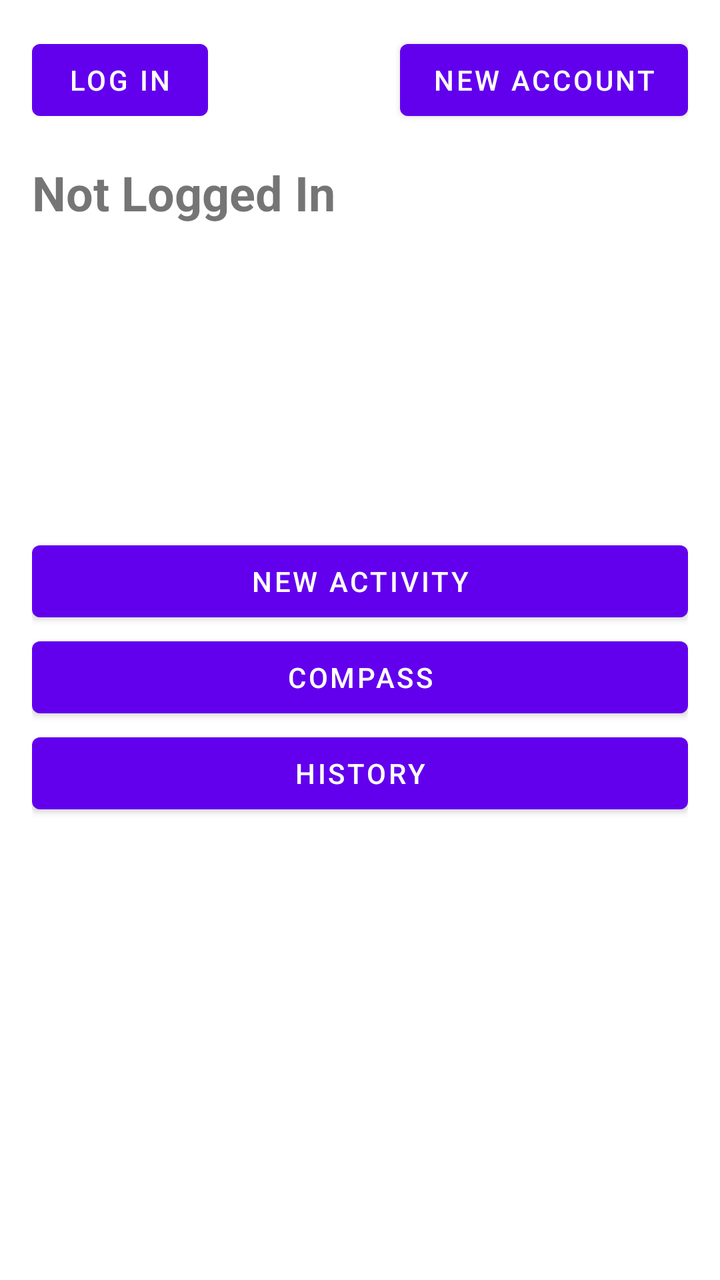
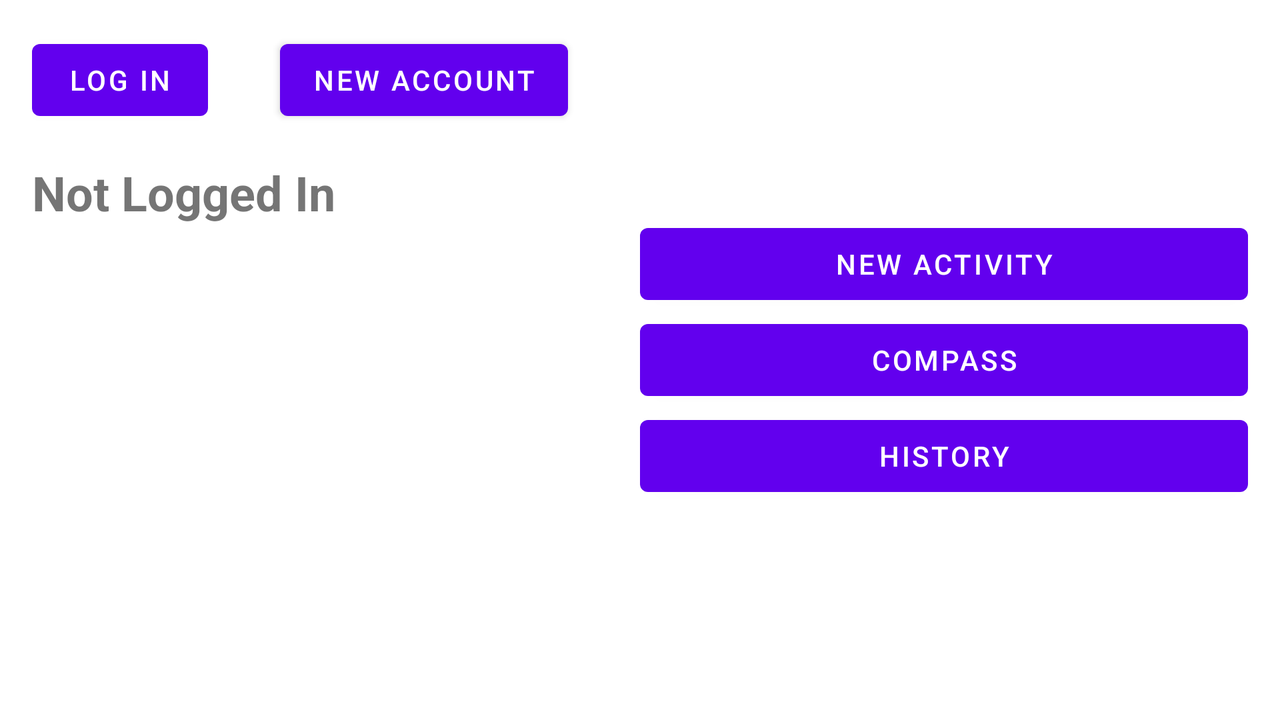

Compare how this app lays out the same screen by default and in its alternative resource folder. The renders come first, then the two layout files and the values they reference.
<!-- AndroidManifest.xml: application theme Theme.SportMap -->
<!-- res/layout/activity_main.xml -->
<?xml version="1.0" encoding="utf-8"?>
<androidx.constraintlayout.widget.ConstraintLayout xmlns:android="http://schemas.android.com/apk/res/android"
    xmlns:app="http://schemas.android.com/apk/res-auto"
    xmlns:tools="http://schemas.android.com/tools"
    android:layout_width="match_parent"
    android:layout_height="match_parent"
    android:padding="16dp"
    tools:context=".MainActivity">

    <androidx.constraintlayout.widget.ConstraintLayout
        android:id="@+id/constraintLayout2"
        android:layout_width="match_parent"
        android:layout_height="wrap_content"
        app:layout_constraintEnd_toEndOf="parent"
        app:layout_constraintStart_toStartOf="parent"
        app:layout_constraintTop_toTopOf="parent">

        <Button
            android:id="@+id/buttonLogInOut"
            android:layout_width="wrap_content"
            android:layout_height="wrap_content"
            android:onClick="buttonLogInOutOnClick"
            android:text="@string/log_in"
            app:layout_constraintStart_toStartOf="parent"
            app:layout_constraintTop_toTopOf="parent" />

        <Button
            android:id="@+id/buttonNewAccount"
            android:layout_width="wrap_content"
            android:layout_height="wrap_content"
            android:onClick="buttonNewAccountOnClick"
            android:text="@string/new_account"
            app:layout_constraintEnd_toEndOf="parent"
            app:layout_constraintTop_toTopOf="parent" />

        <TextView
            android:id="@+id/textViewWelcome"
            android:layout_width="wrap_content"
            android:layout_height="wrap_content"
            android:layout_marginTop="16dp"
            android:text="@string/not_logged_in"
            android:textSize="24sp"
            android:textStyle="bold"
            app:layout_constraintStart_toStartOf="parent"
            app:layout_constraintTop_toBottomOf="@+id/buttonLogInOut" />

    </androidx.constraintlayout.widget.ConstraintLayout>

    <androidx.constraintlayout.widget.ConstraintLayout
        android:id="@+id/constraintLayout"
        android:layout_width="0dp"
        android:layout_height="wrap_content"
        app:layout_constraintBottom_toBottomOf="parent"
        app:layout_constraintEnd_toEndOf="parent"
        app:layout_constraintStart_toStartOf="parent"
        app:layout_constraintTop_toBottomOf="@+id/constraintLayout2"
        app:layout_constraintVertical_bias="0.42000002">

        <Button
            android:id="@+id/buttonNewActivity"
            android:layout_width="0dp"
            android:layout_height="wrap_content"
            android:onClick="buttonNewActivityOnCLick"
            android:text="@string/new_activity"
            app:layout_constraintBottom_toTopOf="@+id/button2"
            app:layout_constraintEnd_toEndOf="parent"
            app:layout_constraintHorizontal_bias="0.5"
            app:layout_constraintStart_toStartOf="parent"
            app:layout_constraintTop_toTopOf="parent"
            app:layout_constraintVertical_chainStyle="packed" />

        <Button
            android:id="@+id/button2"
            android:layout_width="0dp"
            android:layout_height="wrap_content"
            android:onClick="buttonCompassOnClick"
            android:text="@string/compass"
            app:layout_constraintBottom_toTopOf="@+id/button3"
            app:layout_constraintEnd_toEndOf="parent"
            app:layout_constraintHorizontal_bias="0.5"
            app:layout_constraintStart_toStartOf="parent"
            app:layout_constraintTop_toBottomOf="@+id/buttonNewActivity" />

        <Button
            android:id="@+id/button3"
            android:layout_width="0dp"
            android:layout_height="wrap_content"
            android:onClick="buttonHistoryOnClick"
            android:text="@string/history"
            app:layout_constraintEnd_toEndOf="parent"
            app:layout_constraintHorizontal_bias="0.5"
            app:layout_constraintStart_toStartOf="parent"
            app:layout_constraintTop_toBottomOf="@+id/button2" />

    </androidx.constraintlayout.widget.ConstraintLayout>

</androidx.constraintlayout.widget.ConstraintLayout>
<!-- resources referenced by this layout -->
<resources>
  <string name="compass">Compass</string>
  <string name="history">History</string>
  <string name="log_in">Log In</string>
  <string name="new_account">New Account</string>
  <string name="new_activity">New Activity</string>
  <string name="not_logged_in">Not Logged In</string>
  <style name="Theme.SportMap" parent="Theme.MaterialComponents.DayNight.DarkActionBar">
          
          <item name="colorPrimary">@color/purple_500</item>
          <item name="colorPrimaryVariant">@color/purple_700</item>
          <item name="colorOnPrimary">@color/white</item>
          
          <item name="colorSecondary">@color/teal_200</item>
          <item name="colorSecondaryVariant">@color/teal_700</item>
          <item name="colorOnSecondary">@color/black</item>
          
          <item name="android:statusBarColor" tools:targetApi="l">?attr/colorPrimaryVariant</item>
          
      </style>
</resources>
<!-- res/layout-land/activity_main.xml (the repository's variant of the layout above) -->
<!-- drawn on the phone turned sideways -->
<?xml version="1.0" encoding="utf-8"?>
<androidx.constraintlayout.widget.ConstraintLayout xmlns:android="http://schemas.android.com/apk/res/android"
    xmlns:app="http://schemas.android.com/apk/res-auto"
    xmlns:tools="http://schemas.android.com/tools"
    android:layout_width="match_parent"
    android:layout_height="match_parent"
    android:padding="16dp"
    tools:context=".MainActivity">

    <androidx.constraintlayout.widget.ConstraintLayout
        android:id="@+id/constraintLayout2"
        android:layout_width="0dp"
        android:layout_height="0dp"
        app:layout_constraintBottom_toBottomOf="parent"
        app:layout_constraintEnd_toStartOf="@+id/guideline"
        app:layout_constraintStart_toStartOf="parent"
        app:layout_constraintTop_toTopOf="parent">

        <Button
            android:id="@+id/buttonLogInOut"
            android:layout_width="wrap_content"
            android:layout_height="wrap_content"
            android:onClick="buttonLogInOutOnClick"
            android:text="@string/log_in"
            app:layout_constraintStart_toStartOf="parent"
            app:layout_constraintTop_toTopOf="parent" />

        <Button
            android:id="@+id/buttonNewAccount"
            android:layout_width="wrap_content"
            android:layout_height="wrap_content"
            android:onClick="buttonNewAccountOnClick"
            android:text="@string/new_account"
            app:layout_constraintEnd_toEndOf="parent"
            app:layout_constraintStart_toEndOf="@+id/buttonLogInOut"
            app:layout_constraintTop_toTopOf="parent" />

        <TextView
            android:id="@+id/textViewWelcome"
            android:layout_width="wrap_content"
            android:layout_height="wrap_content"
            android:layout_marginTop="16dp"
            android:text="@string/not_logged_in"
            android:textSize="24sp"
            android:textStyle="bold"
            app:layout_constraintStart_toStartOf="parent"
            app:layout_constraintTop_toBottomOf="@+id/buttonLogInOut" />

    </androidx.constraintlayout.widget.ConstraintLayout>

    <androidx.constraintlayout.widget.ConstraintLayout
        android:id="@+id/constraintLayout"
        android:layout_width="0dp"
        android:layout_height="wrap_content"
        app:layout_constraintBottom_toBottomOf="parent"
        app:layout_constraintEnd_toEndOf="parent"
        app:layout_constraintStart_toStartOf="@+id/guideline"
        app:layout_constraintTop_toTopOf="parent">

        <Button
            android:id="@+id/buttonNewActivity"
            android:layout_width="0dp"
            android:layout_height="wrap_content"
            android:onClick="buttonNewActivityOnCLick"
            android:text="@string/new_activity"
            app:layout_constraintBottom_toTopOf="@+id/button2"
            app:layout_constraintEnd_toEndOf="parent"
            app:layout_constraintHorizontal_bias="0.5"
            app:layout_constraintStart_toStartOf="parent"
            app:layout_constraintTop_toTopOf="parent"
            app:layout_constraintVertical_chainStyle="packed" />

        <Button
            android:id="@+id/button2"
            android:layout_width="0dp"
            android:layout_height="wrap_content"
            android:onClick="buttonCompassOnClick"
            android:text="@string/compass"
            app:layout_constraintBottom_toTopOf="@+id/button3"
            app:layout_constraintEnd_toEndOf="parent"
            app:layout_constraintHorizontal_bias="0.5"
            app:layout_constraintStart_toStartOf="parent"
            app:layout_constraintTop_toBottomOf="@+id/buttonNewActivity" />

        <Button
            android:id="@+id/button3"
            android:layout_width="0dp"
            android:layout_height="wrap_content"
            android:text="@string/history"
            app:layout_constraintEnd_toEndOf="parent"
            app:layout_constraintHorizontal_bias="0.5"
            app:layout_constraintStart_toStartOf="parent"
            app:layout_constraintTop_toBottomOf="@+id/button2" />

    </androidx.constraintlayout.widget.ConstraintLayout>

    <androidx.constraintlayout.widget.Guideline
        android:id="@+id/guideline"
        android:layout_width="wrap_content"
        android:layout_height="wrap_content"
        android:orientation="vertical"
        app:layout_constraintGuide_percent="0.5" />
</androidx.constraintlayout.widget.ConstraintLayout>
